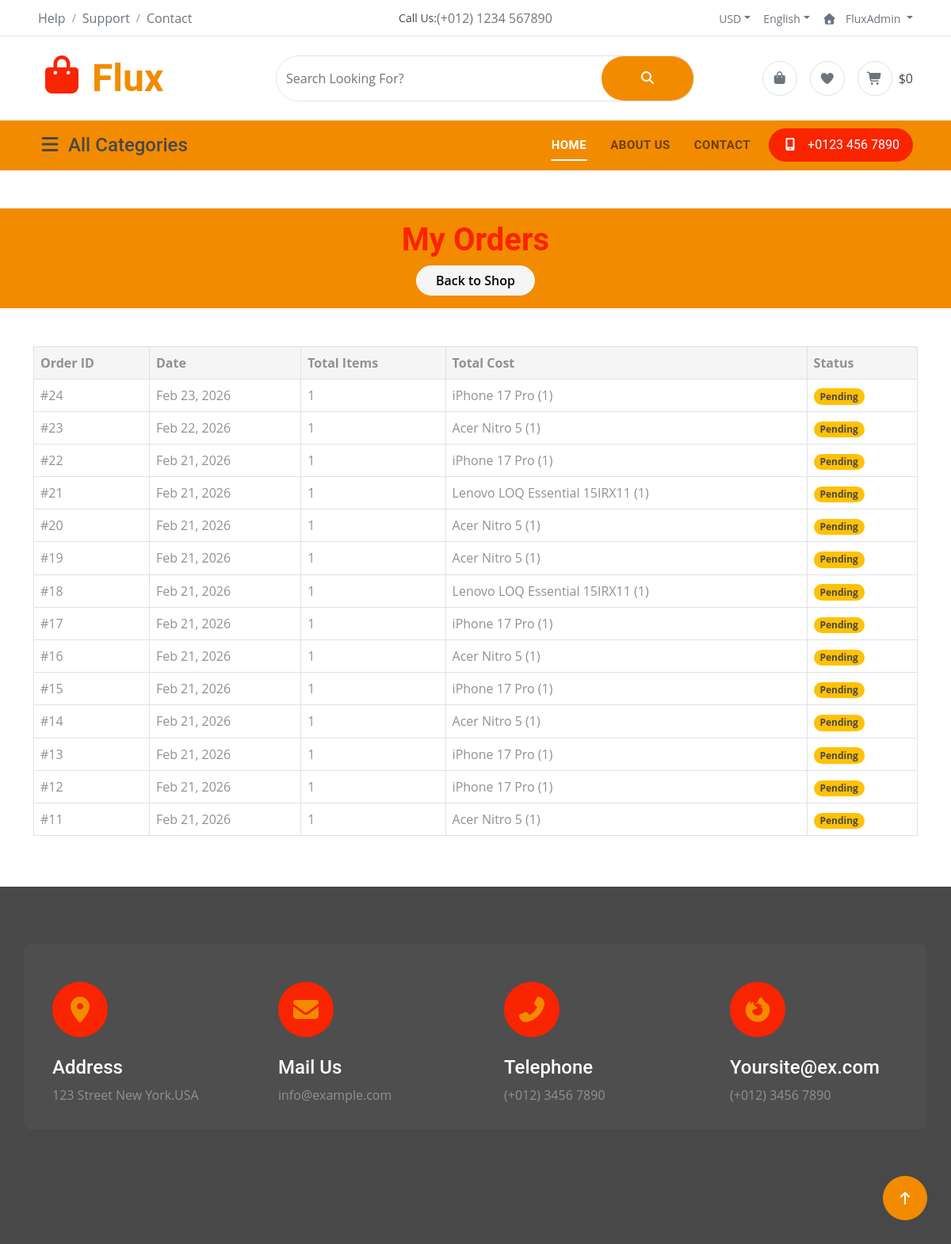
The page /my-orders/ (signed in) on the database as committed earlier.
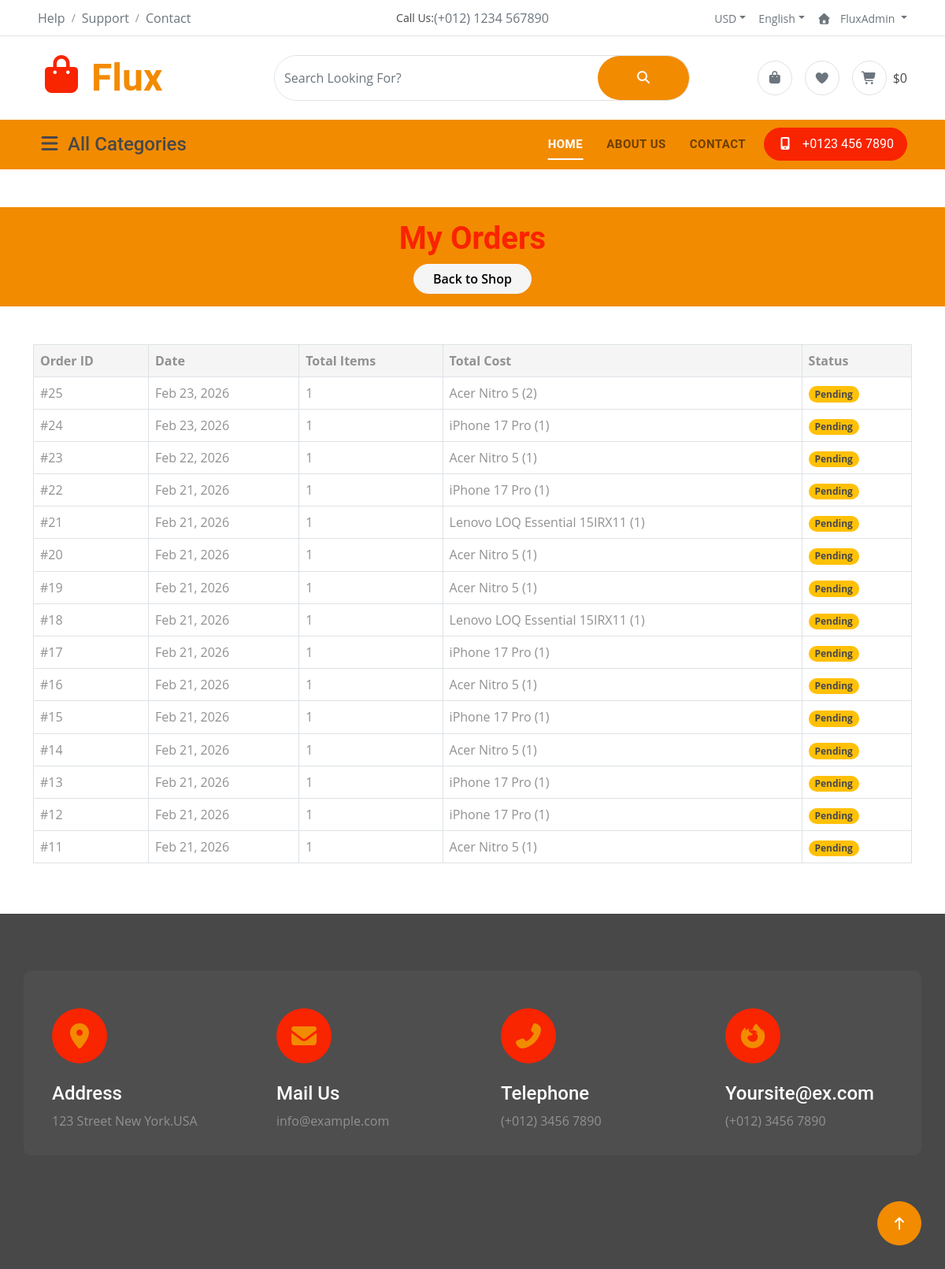
The same page on the database as committed later.
### flux/models.py (models this page shows, shortened)
class Order(models.Model):
    user = models.ForeignKey(User, on_delete=models.SET_NULL, null=True, blank=True)
    first_name = models.CharField(max_length=50)
    last_name = models.CharField(max_length=50)
    email = models.EmailField()
    mobile = models.CharField(max_length=20)
    address = models.CharField(max_length=250)
    city = models.CharField(max_length=100)
    country = models.CharField(max_length=100)
    zip_code = models.CharField(max_length=20)
    note = models.TextField(blank=True, null=True)
    created = models.DateTimeField(auto_now_add=True)
    paid = models.BooleanField(default=False)
    shipping_method = models.CharField(max_length=100, default="Standard")
    shipping_cost = models.DecimalField(max_digits=10, decimal_places=2, default="0.00")
    payment_method = models.CharField(max_length=100,default="Direcrt Bank Transfer")

class OrderItem(models.Model):
    order = models.ForeignKey(Order, related_name='items', on_delete=models.CASCADE)
    product = models.ForeignKey(Product, on_delete=models.CASCADE)
    price = models.DecimalField(max_digits=10, decimal_places=2)
    quantity = models.PositiveIntegerField(default=1)

class Product(models.Model):
    name = models.CharField(max_length=200)
    description = models.TextField(blank=True, null=True)
    full_description = models.TextField(blank=True, null=True)
    price = models.DecimalField(max_digits=10, decimal_places=2)
    category = models.ForeignKey(Category, on_delete=models.CASCADE)
    image = models.ImageField(upload_to='products/', blank=True, null=True)

### flux/views.py (the view)
# urls.py: path('my-orders/', views.user_orders, name='user_orders'),
@login_required
def user_orders(request):
    orders = (
        Order.objects.filter(user=request.user)
        .filter(user=request.user)
        .order_by("-created")
    )
    context = {"orders": orders}
    return render(request, "flux/user_orders.html", context)

### flux/cart.py (called while the page is built)
    def get_total_price(self):
        return sum(Decimal(item['price']) * item['quantity'] for item in self.cart.values())

### flux/context_processors.py (called while the page is built)
def categories(request):
    return{
        'categories': Category.objects.all()
    }

def cart(request):
    return {'cart': Cart(request)}

### flux/templates/flux/user_orders.html
{% extends "flux/base.html" %}
{% load static %}
{% block content %}
<div class="container-fluid bg-primary py-3 mb-5 mt-5">
        <div class="container text-center">
             <h3 class="text-secondary display-6">My Orders</h3>
             <a href="{% url 'home' %}" class="btn btn-light rounded-pill px-4">Back to Shop</a>
        </div>
    </div>
    <div class="container mb-5" style="min-height: 50vh;">
        <div class="table-responsive">
            <table class="table table-bordered">
                <thead class="bg-light">
                    <tr>
                        <th>Order ID</th>
                        <th>Date</th>
                        <th>Total Items</th>
                        <th>Total Cost</th> <th>Status</th>
                    </tr>
                </thead>
                <tbody>
                    {% for order in orders %}
                    <tr>
                        <td>#{{ order.id }}</td>
                        <td>{{ order.created|date:"M d, Y" }}</td>
                        <td>{{ order.items.count }}</td>
                        <td>
                            {% with total=0 %}
                                {% for item in order.items.all %}
                                     {{ item.product.name }} ({{ item.quantity }})<br>
                                {% endfor %}
                            {% endwith %}
                        </td>
                        <td>
                            {% if order.paid %}
                                <span class="badge bg-success">Paid</span>
                            {% else %}
                                <span class="badge bg-warning text-dark">Pending</span>
                            {% endif %}
                        </td>
                    </tr>
                    {% empty %}
                    <tr>
                        <td colspan="5" class="text-center py-5">You haven't placed any orders yet.</td>
                    </tr>
                    {% endfor %}
                </tbody>
            </table>
        </div>
    </div>
{% endblock content %}

Rows that differ between the two databases and show on the page:
added Order: id "25", created "Feb 23, 2026", items.count "1", paid "Pending"
added OrderItem: product.name "Acer Nitro 5", quantity "2", shown under "25"
